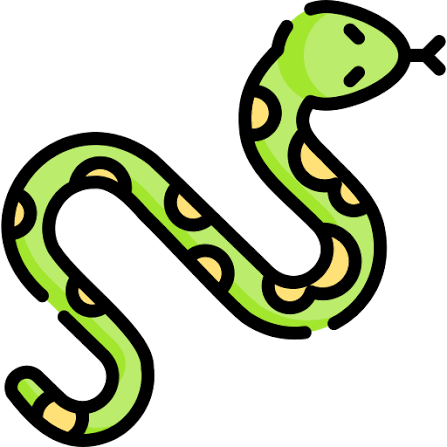
#> input picture imagenes/serpiente original 1374.png, 447 x 447 px, found by its file name
$ python p8-guassioano_1374.py
#> lines starting #> are read from the running program, lines starting #| are printed output that depends on the picture
import cv2
# Cristopher Lopez Nc 1374
# Cargar la imagen
imagen = cv2.imread("imagenes/serpiente original 1374.png")
#> imagen is the input picture: shape (447, 447, 3); mean B, G, R 180.3, 201, 194.6

# Verificar que la imagen se haya cargado
if imagen is None:
    print("No se pudo cargar la imagen.")
    exit()

# Aplicar filtro Gaussiano
imagen_suavizada = cv2.GaussianBlur(
    imagen,
    (7, 7),
    0
)
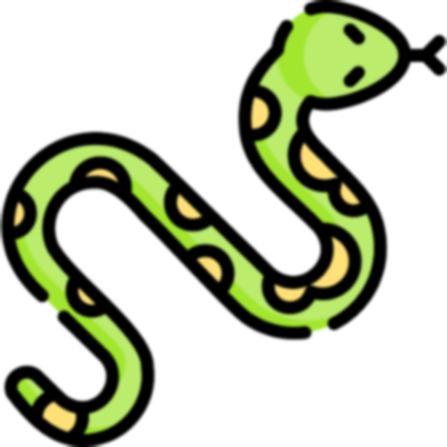
#> imagen_suavizada: shape (447, 447, 3); mean B, G, R 180.2, 201, 194.5

# Mostrar imágenes
cv2.imshow("Imagen serpiente original 1374", imagen)
cv2.imshow("Imagen serpiente suavizada 1374 - Filtro Gaussiano", imagen_suavizada)

# Guardar resultado
cv2.imwrite(
    "resultados/paisaje_gaussiano.jpg",
    imagen_suavizada
)

print("Filtro Gaussiano aplicado correctamente.")
print("Resultado guardado en:")
print("resultados/paisaje_gaussiano.jpg")

# Esperar una tecla
cv2.waitKey(0)

# Cerrar ventanas
cv2.destroyAllWindows()

print("Cristopher Lopez NC 1374 ")
